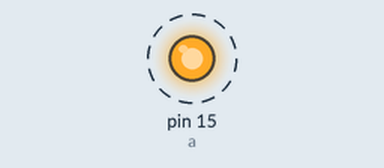
This sketch was run on a simulated Arduino Uno, built with avr-gcc and run on an emulated ATmega328P. Shown: output pins drawn as LEDs (lit = HIGH). Dashed ring = blinking.

Above: at 0.5 s.
Timing chart, 0 to 4.6 s (numbered marks = the images above):
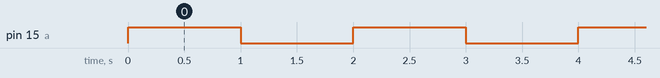

Measured:
- by itself, pin 15 (a): alternates HIGH for 1.0 s and LOW for 1.0 s

The sketch:

String_A0.ino
```cpp
int a = 15;
void setup() {
  // put your setup code here, to run once:
  pinMode(a, OUTPUT);
}

void loop() {
  // put your main code here, to run repeatedly:
digitalWrite(a,HIGH);
delay(1000);
digitalWrite(a,LOW);
delay(1000);
}
```
